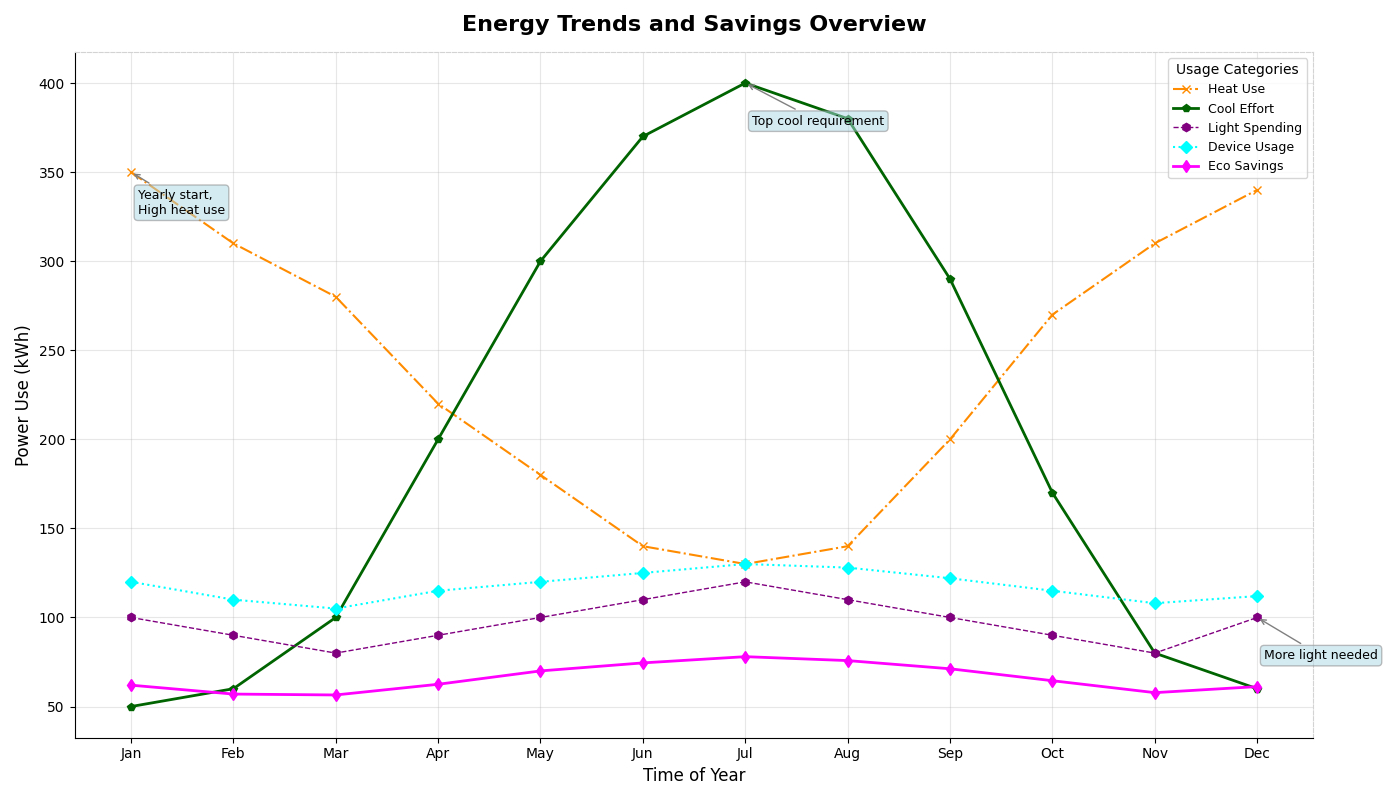

The script that drew this image:
import matplotlib.pyplot as plt
import numpy as np

months = np.array(["Jan", "Feb", "Mar", "Apr", "May", "Jun", "Jul", "Aug", "Sep", "Oct", "Nov", "Dec"])

heating = np.array([350, 310, 280, 220, 180, 140, 130, 140, 200, 270, 310, 340])
cooling = np.array([50, 60, 100, 200, 300, 370, 400, 380, 290, 170, 80, 60])
lighting = np.array([100, 90, 80, 90, 100, 110, 120, 110, 100, 90, 80, 100])
appliances = np.array([120, 110, 105, 115, 120, 125, 130, 128, 122, 115, 108, 112])

overall_consumption = heating + cooling + lighting + appliances
monthly_savings = 0.1 * overall_consumption

fig, ax = plt.subplots(figsize=(14, 8))

ax.plot(months, heating, marker='x', linestyle='-.', color='darkorange', linewidth=1.5, label='Heat Use')
ax.plot(months, cooling, marker='p', linestyle='-', color='darkgreen', linewidth=2, label='Cool Effort')
ax.plot(months, lighting, marker='h', linestyle='--', color='purple', linewidth=1, label='Light Spending')
ax.plot(months, appliances, marker='D', linestyle=':', color='cyan', linewidth=1.5, label='Device Usage')
ax.plot(months, monthly_savings, marker='d', linestyle='-', color='magenta', linewidth=2, label='Eco Savings')

annotations = [
    ('Jan', heating[0], 'Yearly start,\nHigh heat use'),
    ('Jul', cooling[6], 'Top cool requirement'),
    ('Dec', lighting[11], 'More light needed')
]

for (month, value, text) in annotations:
    ax.annotate(text, xy=(month, value), xytext=(5, -30), textcoords='offset points',
                arrowprops=dict(arrowstyle='->', color='gray'), fontsize=9,
                bbox=dict(boxstyle="round,pad=0.3", edgecolor='gray', facecolor='lightblue', alpha=0.5))

ax.set_title('Energy Trends and Savings Overview', fontsize=16, fontweight='bold', pad=15)
ax.set_xlabel('Time of Year', fontsize=12)
ax.set_ylabel('Power Use (kWh)', fontsize=12)

ax.legend(title='Usage Categories', loc='upper right', fontsize=9)

ax.grid(True, linestyle='-', alpha=0.3)
ax.spines['top'].set_linestyle('--')
ax.spines['right'].set_linestyle('--')
ax.spines['top'].set_color('lightgray')
ax.spines['right'].set_color('lightgray')

plt.tight_layout()
plt.show()
